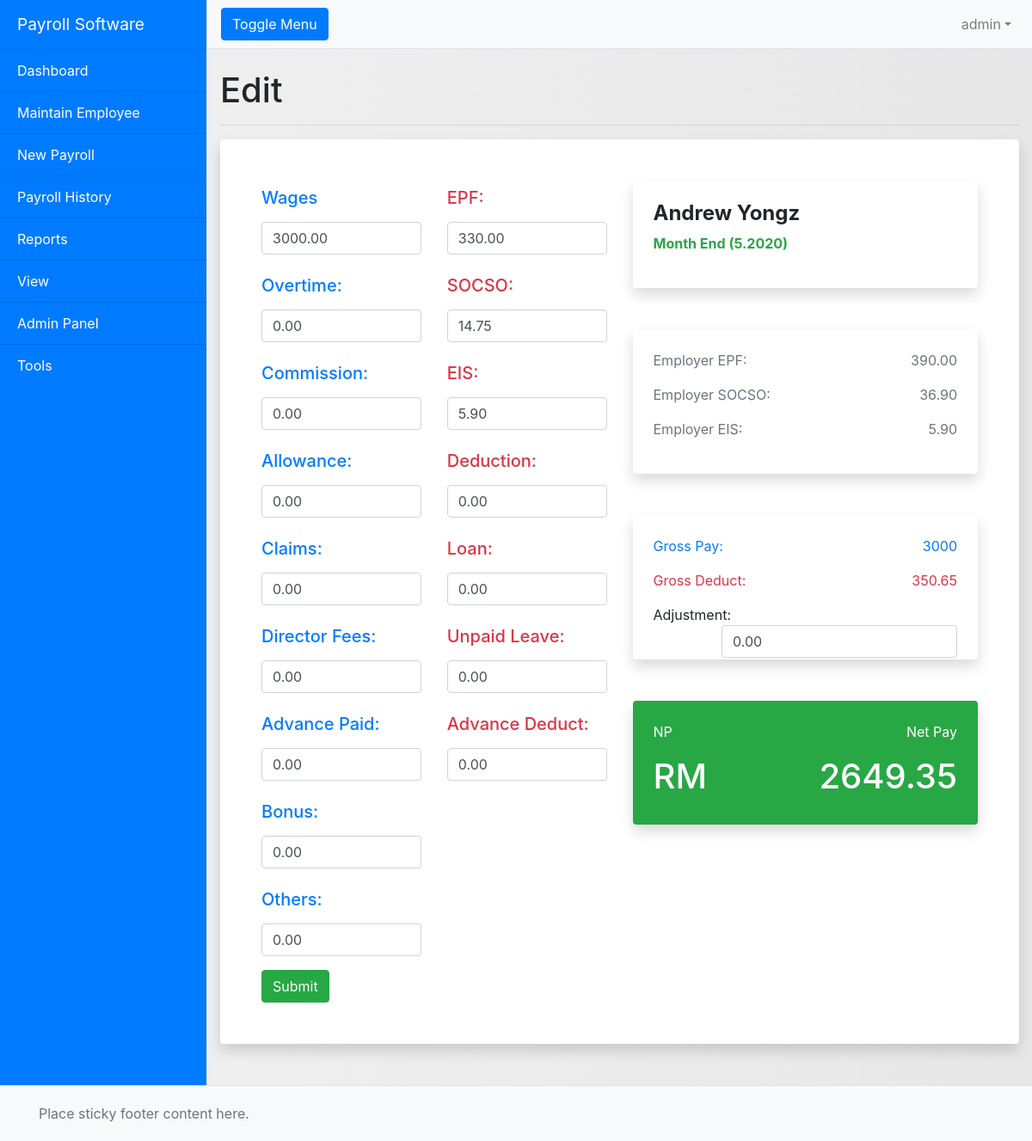
Page /edithistory.php?pid=167 (signed in) on the committed database.
### tables this page shows
CREATE TABLE `process_payroll` (
  `process_payroll_id` int(11) NOT NULL,
  `emp_id` int(11) NOT NULL,
  `epf_formula_id` int(11) DEFAULT NULL,
  `socso_formula_id` int(11) DEFAULT NULL,
  `eis_formula_id` int(11) DEFAULT NULL,
  `process_payroll_process_date` date NOT NULL,
  `process_payroll_from` date NOT NULL,
  `process_payroll_to` date NOT NULL,
  `process_payroll_desc_1` varchar(255) NOT NULL,
  `process_payroll_desc_2` varchar(255) NOT NULL,
  `process_payroll_ref_1` varchar(255) NOT NULL,
  `process_payroll_ref_2` varchar(255) NOT NULL,
  `process_payroll_wage` double(11,2) NOT NULL,
  `process_payroll_allowance` double(11,2) NOT NULL,
  `process_payroll_deduction` double(11,2) NOT NULL,
  `process_payroll_overtime` double(11,2) NOT NULL,
  `process_payroll_commission` double(11,2) NOT NULL,
  `process_payroll_claims` double(11,2) NOT NULL,
  `process_payroll_director_fees` double(11,2) NOT NULL,
  `process_payroll_bonus` double(11,2) NOT NULL,
  `process_payroll_others` double(11,2) NOT NULL,
  `process_payroll_advance_paid` double(11,2) NOT NULL,
  `process_payroll_loan` double(11,2) NOT NULL,
  `process_adhoc_deduction` double(11,2) NOT NULL,
  `process_payroll_unpaid_leave` double(11,2) NOT NULL,
  `process_payroll_advance_deduct` double(11,2) NOT NULL,
  `epf_employee_deduction` double(11,2) NOT NULL,
  `socso_employee_deduction` double(11,2) NOT NULL,
  `eis_employee_deduction` double(11,2) NOT NULL,
  `epf_employer_deduction` double(11,2) NOT NULL,
  `socso_employer_deduction` double(11,2) NOT NULL,
  `eis_employer_deduction` double(11,2) NOT NULL,
  `process_payroll_gross_pay` double(11,2) NOT NULL,
  `process_payroll_gross_deduction` double(11,2) NOT NULL,
  `process_payroll_gross_net` double(11,2) NOT NULL,
  `process_payroll_adjustment` double(11,2) NOT NULL,
  `process_payroll_net_pay` double(11,2) NOT NULL,
  `data_created_date` date NOT NULL,
  `data_edited_date` date NOT NULL,
  `process_payroll_process_month` varchar(255) NOT NULL,
  `process_payroll_process_year` varchar(255) NOT NULL,
  `socso_employee_contribution` double(11,2) NOT NULL
);

CREATE TABLE `employee_info` (
  `emp_id` int(11) NOT NULL,
  `emp_display_id` varchar(255) NOT NULL,
  `emp_full_name` varchar(255) NOT NULL,
  `emp_gender` varchar(50) NOT NULL,
  `emp_dob` date NOT NULL,
  `emp_email` varchar(255) NOT NULL,
  `emp_address` varchar(255) NOT NULL,
  `emp_mobile` varchar(255) NOT NULL,
  `emp_telephone` varchar(255) NOT NULL,
  `emp_ic` varchar(255) NOT NULL,
  `emp_passport` varchar(255) NOT NULL,
  `emp_immigration` varchar(255) NOT NULL,
  `emp_title` varchar(255) NOT NULL,
  `emp_wages` double(11,2) NOT NULL,
  `emp_payment_method` varchar(255) NOT NULL,
  `emp_bank_name` varchar(255) NOT NULL,
  `emp_account` varchar(255) NOT NULL,
  `emp_health_status` varchar(255) DEFAULT NULL,
  `emp_martial_status` varchar(255) NOT NULL,
  `emp_spouse_status` varchar(255) DEFAULT NULL,
  `emp_epf` varchar(255) NOT NULL,
  `emp_socso` varchar(255) NOT NULL,
  `emp_socso_type` varchar(255) NOT NULL,
  `emp_eis_type` varchar(255) NOT NULL,
  `emp_join_date` date NOT NULL,
  `emp_confirm_date` date NOT NULL,
  `emp_resign_date` date NOT NULL,
  `emp_total_allowance` double NOT NULL,
  `emp_total_deduction` double NOT NULL,
  `data_created_date` date NOT NULL,
  `data_edited_date` date NOT NULL
);

### edithistory.php (the view, shortened to what this page needs)
<?php
    include "conn.php";
    $process_id = $_GET["pid"];
?>
<!DOCTYPE html>
<html lang="en">
<head>
<?php include "all_css.php"; ?>
</head>
<body>
<div class="d-flex" id="wrapper">
<?php include "sidebar.php"; ?>
<div id="page-content-wrapper">
<?php include "navbar.php"; ?>
<div class="container-fluid">
<h1 class="mt-4">Edit</h1>
<hr>
    <div class="p-5 bg-white rounded shadow mb-5">
        <?php
        $get_all_sql = mysqli_query($conn, "SELECT process_payroll.*, employee_info.* FROM process_payroll INNER JOIN employee_info ON process_payroll.emp_id = employee_info.emp_id WHERE process_payroll_id = '$process_id'");
        $get_result = mysqli_fetch_assoc($get_all_sql);
        $process_month = $get_result["process_payroll_process_month"];
        $process_year = $get_result["process_payroll_process_year"];
        $employee_name = $get_result["emp_full_name"];
        $employee_wages = $get_result["process_payroll_wage"];
        $employee_overtime = $get_result["process_payroll_overtime"];
        $employee_commission = $get_result["process_payroll_commission"];
        $employee_allowance = $get_result["process_payroll_allowance"];
        $employee_claims = $get_result["process_payroll_claims"];
        $employee_director_fees = $get_result["process_payroll_director_fees"];
        $employee_advance_paid = $get_result["process_payroll_advance_paid"];
        $employee_bonus = $get_result["process_payroll_bonus"];
        $employee_others = $get_result["process_payroll_others"];
        $employee_epf = $get_result["epf_employee_deduction"];
        $employee_socso = $get_result["socso_employee_deduction"];
        $employee_eis = $get_result["eis_employee_deduction"];
        $employee_deduction = $get_result["process_payroll_deduction"];
        $employee_loan = $get_result["process_payroll_loan"];
        $employee_unpaid_leave = $get_result["process_payroll_unpaid_leave"];
        $employee_advance_deduct = $get_result["process_payroll_advance_deduct"];
        $employee_adjustment = $get_result["process_payroll_adjustment"];
        $employer_epf = $get_result["epf_employer_deduction"];
        $employer_socso = $get_result["socso_employer_deduction"];
        $employer_eis = $get_result["eis_employer_deduction"];
        ?>
        <form action="edithistory.php?pid=<?php echo $process_id; ?>" method="post" enctype="multipart/form-data" autocomplete="off">
            <div class="row">
                <div class="col-6">
            <div class="row">
                <div class="col-6 text-primary">
                    <div class="form-group">
                    <label for="new_wages"><h5 class="pt-2">Wages</h5></label>
                        <input type="text" class="form-control" id="wages" onchange="countNetPay();" name="new_wages" value="<?php echo $employee_wages; ?>">
                    </div>
                </div>
                <div class="col-6 text-danger">
                    <div class="form-group">
                        <label for="new_epf"><h5 class="pt-2">EPF:</h5></label>
                        <input type="text" class="form-control" id="epf" onchange="countNetPay()" name="new_epf" value="<?php echo $employee_epf; ?>">
                    </div>
                </div>
            </div>
            <div class="row">
                <div class="col-6 text-primary">
                    <div class="form-group">
                    <label for="new_overtime"><h5 class="pt-2">Overtime:</h5></label>
                        <input type="text" class="form-control" id="overtime" onchange="countNetPay()" name="new_overtime" value="<?php echo $employee_overtime; ?>">
                    </div>
                </div>
                <div class="col-6 text-danger">
                    <div class="form-group">
                    <label for="new_socso"><h5 class="pt-2">SOCSO:</h5></label>
                        <input type="text" class="form-control" id="socso" onchange="countNetPay()" name="new_socso" value="<?php echo $employee_socso; ?>">
                    </div>
                </div>
            </div>
            <div class="row">
                <div class="col-6 text-primary">
                    <div class="form-group">
                    <label for="new_commission"><h5 class="pt-2">Commission:</h5></label>
                        <input type="text" class="form-control" id="commission" onchange="countNetPay()" name="new_commission" value="<?php echo $employee_commission; ?>">
                    </div>
                </div>
                <div class="col-6 text-danger">
                    <div class="form-group">
                    <label for="new_eis"><h5 class="pt-2">EIS:</h5></label>
                        <input type="text" class="form-control" id="eis" onchange="countNetPay()" name="new_eis" value="<?php echo $employee_eis; ?>">
                    </div>
                </div>
            </div>
            <div class="row">
                <div class="col-6 text-primary">
                    <div class="form-group">
                    <label for="new_allowance"><h5 class="pt-2">Allowance:</h5></label>
                        <input type="text" class="form-control" id="allowance" onchange="countNetPay()" name="new_allowance" value="<?php echo $employee_allowance; ?>">
                    </div>
                </div>
                <div class="col-6 text-danger">
                    <div class="form-group">
                    <label for="new_deduction"><h5 class="pt-2">Deduction:</h5></label>
                        <input type="text" class="form-control" id="deduction" onchange="countNetPay()" name="new_deduction" value="<?php echo $employee_deduction; ?>">
                    </div>
                </div>
            </div>
            <div class="row">
                <div class="col-6 text-primary">
                    <div class="form-group">
                    <label for="new_claims"><h5 class="pt-2">Claims:</h5></label>
                        <input type="text" class="form-control" id="claims" onchange="countNetPay()" name="new_claims" value="<?php echo $employee_claims; ?>">
                    </div>
                </div>
                <div class="col-6 text-danger">
                    <div class="form-group">
                    <label for="new_loan"><h5 class="pt-2">Loan:</h5></label>
                        <input type="text" class="form-control" id="loan" onchange="countNetPay()" name="new_loan" value="<?php echo $employee_loan; ?>">
                    </div>
                </div>
            </div>
            <div class="row">
                <div class="col-6 text-primary">
                    <div class="form-group">
                    <label for="new_director_fees"><h5 class="pt-2">Director Fees:</h5></label>
                        <input type="text" class="form-control" id="director_fees" onchange="countNetPay()" name="new_director_fees" value="<?php echo $employee_director_fees; ?>">
                    </div>
                </div>
                <div class="col-6 text-danger">
                    <div class="form-group">
                    <label for="new_unpaid_leave"><h5 class="pt-2">Unpaid Leave:</h5></label>
                        <input type="text" class="form-control" id="unpaid_leave" onchange="countNetPay()" name="new_unpaid_leave" value="<?php echo $employee_unpaid_leave; ?>">
                    </div>
                </div>
            </div>
            <div class="row">
                <div class="col-6 text-primary">
                    <div class="form-group">
                    <label for="new_advance_paid"><h5 class="pt-2">Advance Paid:</h5></label>
                        <input type="text" class="form-control" id="advance_paid" onchange="countNetPay()" name="new_advance_paid" value="<?php echo $employee_advance_paid; ?>">
                    </div>
                </div>
                <div class="col-6 text-danger">
                    <div class="form-group">
                    <label for="new_advance_deduct"><h5 class="pt-2">Advance Deduct:</h5></label>
                        <input type="text" class="form-control" id="advance_deduct" onchange="countNetPay()" name="new_advance_deduct" value="<?php echo $employee_advance_deduct; ?>">
                    </div>
                </div>
            </div>
            <div class="row">
                <div class="col-6 text-primary">
                    <div class="form-group">
                    <label for="new_bonus"><h5 class="pt-2">Bonus:</h5></label>
                        <input type="text" class="form-control" id="bonus" onchange="countNetPay()" name="new_bonus" value="<?php echo $employee_bonus; ?>">
                    </div>
                </div>
                <div class="col-6">
                </div>
            </div>
            <div class="row">
                <div class="col-6 text-primary">
                    <div class="form-group">
                    <label for="new_others"><h5 class="pt-2">Others:</h5></label>
                        <input type="text" class="form-control" id="others" onchange="countNetPay()" name="new_others" value="<?php echo $employee_others; ?>">
                    </div>
                </div>
                <div class="col-6">
                </div>
            </div>
                </div>
                <div class="col-6">
                    <div class="p-4 bg-white rounded shadow mb-5">
                        <?php echo "<h4><b>" . $employee_name . "</b></h4>"; ?>
                        <p class="text-success"><b><?php echo "Month End (" . $process_month . "." . $process_year . ")"; ?></b></p>
                    </div>
                    <div class="p-4 bg-white rounded shadow mb-5">
                        <p class="text-secondary">Employer EPF: <span class="float-right"><?php echo $employer_epf; ?></span></p>
                        <p class="text-secondary">Employer SOCSO: <span class="float-right"><?php echo $employer_socso; ?></span></p>
                        <p class="text-secondary">Employer EIS: <span class="float-right"><?php echo $employer_eis; ?></span></p>
                    </div>
                    <div class="p-4 bg-white rounded shadow mb-5">
                        <p class="text-primary">Gross Pay:<span class="float-right" id="total_gross_pay"></span></p>
                        <p class="text-danger">Gross Deduct:<span class="float-right" id="total_gross_deduct"></span></p>
                        <p>Adjustment: <span class="float-right"><input type="text" id="adjustment" onchange="countNetPay()" name="new_adjustment" class="form-control" value="<?php echo $employee_adjustment; ?>"></span></p>
                    </div>
                    <div class="p-4 bg-success rounded shadow mb-5 text-white">
                            <p>NP<span class="float-right">Net Pay</span></p>
                            <h1>RM<span class="float-right" id="net_pay"></span></h1>
                    </div>
                </div>
            </div>
             <input type="submit" class="btn btn-success" name="submit">
        </form>
    </div>
</div>
</div>
</div>
<?php include "footer.php"; ?>
</body>
</html>

### rows in the picture
process_payroll: new_wages "3000.00", new_epf "330.00", new_overtime "0.00", new_socso "14.75", new_commission "0.00", new_eis "5.90", new_allowance "0.00", new_deduction "0.00", new_claims "0.00", new_loan "0.00", new_director_fees "0.00", new_unpaid_leave "0.00", new_advance_paid "0.00", new_advance_deduct "0.00", new_bonus "0.00", new_others "0.00", emp.emp_full_name "Andrew Yongz", process_payroll_process_month "5", process_payroll_process_year "2020", epf_employer_deduction "390.00", socso_employer_deduction "36.90", eis_employer_deduction "5.90", new_adjustment "0.00"

### other values in the picture
$username "admin"
